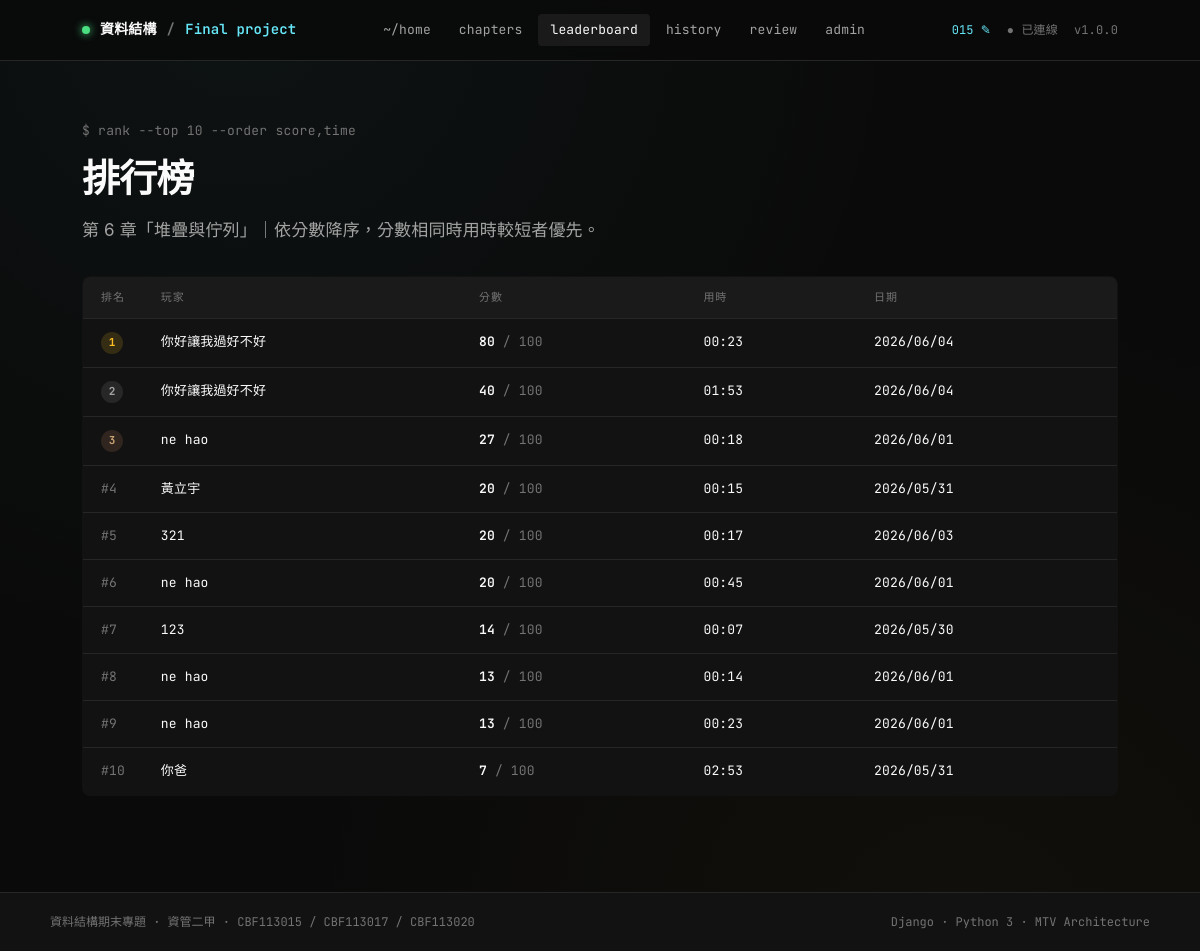
Page /leaderboard/ (signed in) on the committed database.
### quiz/models.py (models this page shows, shortened)
class QuizRecord(models.Model):
    user_name = models.CharField(max_length=50, verbose_name="作答者")
    chapter = models.ForeignKey(
        Chapter, on_delete=models.CASCADE,
        related_name="records", verbose_name="章節",
    )
    score = models.PositiveIntegerField(verbose_name="得分 (百分比)")
    correct_count = models.PositiveIntegerField(verbose_name="答對題數")
    total = models.PositiveIntegerField(verbose_name="總題數")
    question_count = models.PositiveIntegerField(default=15, verbose_name="出題數")
    spaced_rep = models.BooleanField(default=False, verbose_name="間隔學習")
    is_review = models.BooleanField(default=False, verbose_name="錯題複習模式")
    duration_seconds = models.PositiveIntegerField(null=True, blank=True, verbose_name="作答秒數")
    details_json = models.TextField(default="[]", verbose_name="詳細結果 (JSON)")
    created_at = models.DateTimeField(auto_now_add=True)
    class Meta:
        ordering = ["-created_at"]
        verbose_name = "作答紀錄"
        verbose_name_plural = "作答紀錄"

### quiz/views.py (the view)
# urls.py: path("leaderboard/",              views.leaderboard,    name="leaderboard"),
def leaderboard(request):
    chapter = Chapter.objects.filter(number=6).first()
    records = []
    if chapter:
        records = list(
            QuizRecord.objects
            .filter(chapter=chapter, is_review=False)
            .order_by("-score", "duration_seconds")[:10]
        )
        for i, r in enumerate(records):
            r.rank = i + 1
            r.duration_fmt = _format_time(r.duration_seconds)
            r.is_me = (r.user_name == request.session.get("user_name", ""))
    user_name = request.session.get("user_name", "")
    return render(request, "quiz/leaderboard.html", {
        "chapter": chapter,
        "records": records,
        "user_name": user_name,
    })

### quiz/context_processors.py (called while the page is built)
def default_chapter(request):
    chapter = Chapter.objects.filter(number=6).first()
    return {
        "default_chapter": chapter,
        "user_name": request.session.get("user_name", ""),
    }

### quiz/views.py (called while the page is built)
def _format_time(seconds):
    if seconds is None:
        return "—"
    m, s = divmod(int(seconds), 60)
    return f"{m:02d}:{s:02d}"

### quiz/templates/quiz/leaderboard.html (shortened to what this page needs)
{% extends "quiz/base.html" %}
{% block nav_leaderboard %}active{% endblock %}
{% block content %}
<div class="container">
  <div style="padding:12px 0 32px;">
    <div class="hero-prompt">$ rank --top 10 --order score,time</div>
    <h1 class="hero-title" style="font-size:38px;">排行榜</h1>
    <p class="hero-sub">
      第 6 章「堆疊與佇列」｜依分數降序，分數相同時用時較短者優先。
    </p>
  </div>
  {% if records %}
  <table class="table">
    <thead>
      <tr>
        <th style="width:60px;">排名</th>
        <th>玩家</th>
        <th>分數</th>
        <th>用時</th>
        <th>日期</th>
      </tr>
    </thead>
    <tbody>
      {% for r in records %}
      <tr {% if r.is_me %}style="background:rgba(103,232,249,0.04);"{% endif %}>
        <td>
          {% if r.rank == 1 %}
            <span class="rank-medal rank-1">1</span>
          {% elif r.rank == 2 %}
            <span class="rank-medal rank-2">2</span>
          {% elif r.rank == 3 %}
            <span class="rank-medal rank-3">3</span>
          {% else %}
            <span class="dim">#{{ r.rank }}</span>
          {% endif %}
        </td>
        <td {% if r.is_me %}style="color:var(--cyan);font-weight:600;"{% endif %}>
          {{ r.user_name }}
        </td>
        <td>
          <span style="font-weight:600;">{{ r.score }}</span>
          <span class="dim"> / 100</span>
        </td>
        <td>{{ r.duration_fmt }}</td>
        <td class="dim">{{ r.created_at|date:"Y/m/d" }}</td>
      </tr>
      {% endfor %}
    </tbody>
  </table>
  {% endif %}
</div>
{% endblock %}

### quiz/static/quiz/css/style.css (style rules this page uses)
:root { --bg: #0a0a0a; --bg-elev: #121212; --bg-elev-2: #1a1a1a; --bg-elev-3: #222; --border: #262626; --border-strong: #3a3a3a; --text: #fafafa; --text-muted: #a3a3a3; --text-dim: #737373; --text-faint: #525252; --green: #4ade80; --green-bg: rgba(74, 222, 128, 0.08); --green-border: rgba(74, 222, 128, 0.35); --red: #f87171; --red-bg: rgba(248, 113, 113, 0.08); --red-border: rgba(248, 113, 113, 0.35); --amber: #fbbf24; --amber-bg: rgba(251, 191, 36, 0.08); --cyan: #67e8f9; --font-sans: "Noto Sans TC", -apple-system, BlinkMacSystemFont, "Segoe UI", system-ui, sans-serif; --font-mono: "JetBrains Mono", "SF Mono", Monaco, Consolas, "Courier New", monospace; --radius: 4px; --radius-lg: 8px; --container: 1100px; }
* { box-sizing: border-box; }
html, body { margin: 0; padding: 0; background: var(--bg); color: var(--text); font-family: var(--font-sans); font-size: 15px; line-height: 1.55; -webkit-font-smoothing: antialiased; -moz-osx-font-smoothing: grayscale; letter-spacing: 0.01em; }
body { min-height: 100vh; background-image: radial-gradient(circle at 20% 0%, rgba(103,232,249,0.04), transparent 50%), radial-gradient(circle at 80% 100%, rgba(251,191,36,0.03), transparent 50%); background-attachment: fixed; }
.dim { color: var(--text-dim); }
.container { max-width: var(--container); margin: 0 auto; padding: 0 32px; width: 100%; }
.hero-prompt { font-family: var(--font-mono); font-size: 13px; color: var(--text-dim); margin-bottom: 18px; letter-spacing: 0.02em; }
.hero-title { font-size: 56px; font-weight: 700; margin: 0 0 18px; line-height: 1.05; letter-spacing: -0.02em; }
.hero-sub { font-size: 17px; color: var(--text-muted); max-width: 580px; margin: 0; }
.table { width: 100%; border-collapse: collapse; background: var(--bg-elev); border: 1px solid var(--border); border-radius: var(--radius-lg); overflow: hidden; font-size: 13px; }
.table thead { background: var(--bg-elev-2); }
.table th { text-align: left; padding: 12px 18px; font-family: var(--font-mono); font-weight: 500; font-size: 11px; color: var(--text-dim); text-transform: uppercase; letter-spacing: 0.08em; border-bottom: 1px solid var(--border); }
.table td { padding: 13px 18px; border-bottom: 1px solid var(--border); color: var(--text); font-family: var(--font-mono); }
.table tr:last-child td { border-bottom: none; }
.rank-medal { display: inline-flex; align-items: center; justify-content: center; width: 22px; height: 22px; border-radius: 50%; font-size: 11px; font-weight: 700; }
.rank-1 { background: rgba(251,191,36,0.15); color: var(--amber); }
.rank-2 { background: rgba(163,163,163,0.15); color: var(--text-muted); }
.rank-3 { background: rgba(180,130,90,0.18); color: #c9a275; }

### rows in the picture
QuizRecord: shows "1", user_name "你好讓我過好不好", score "80", duration_fmt "00:23", created_at "2026/06/04"
QuizRecord: shows "2", user_name "你好讓我過好不好", score "40", duration_fmt "01:53", created_at "2026/06/04"
QuizRecord: shows "3", user_name "ne hao", score "27", duration_fmt "00:18", created_at "2026/06/01"
QuizRecord: rank "4", user_name "黃立宇", score "20", duration_fmt "00:15", created_at "2026/05/31"
QuizRecord: rank "5", user_name "321", score "20", duration_fmt "00:17", created_at "2026/06/03"
QuizRecord: rank "6", user_name "ne hao", score "20", duration_fmt "00:45", created_at "2026/06/01"
QuizRecord: rank "7", user_name "123", score "14", duration_fmt "00:07", created_at "2026/05/30"
QuizRecord: rank "8", user_name "ne hao", score "13", duration_fmt "00:14", created_at "2026/06/01"
QuizRecord: rank "9", user_name "ne hao", score "13", duration_fmt "00:23", created_at "2026/06/01"
QuizRecord: rank "10", user_name "你爸", score "7", duration_fmt "02:53", created_at "2026/05/31"

### other values in the picture
{{ user_name }} "015"
